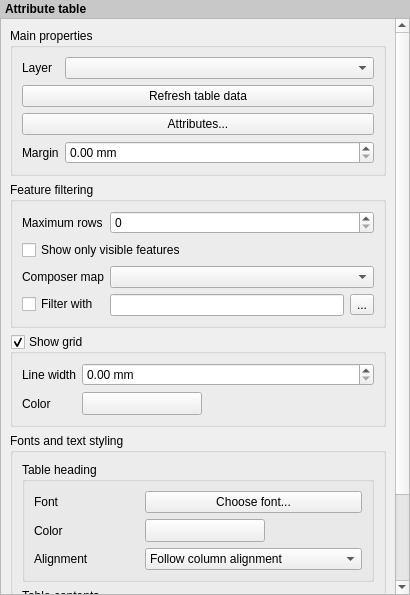
<?xml version="1.0" encoding="UTF-8"?>
<ui version="4.0">
 <class>QgsComposerTableWidgetBase</class>
 <widget class="QWidget" name="QgsComposerTableWidgetBase">
  <property name="geometry">
   <rect>
    <x>0</x>
    <y>0</y>
    <width>410</width>
    <height>595</height>
   </rect>
  </property>
  <property name="windowTitle">
   <string>Attribute Table</string>
  </property>
  <layout class="QVBoxLayout" name="verticalLayout">
   <property name="spacing">
    <number>0</number>
   </property>
   <property name="leftMargin">
    <number>0</number>
   </property>
   <property name="topMargin">
    <number>0</number>
   </property>
   <property name="rightMargin">
    <number>0</number>
   </property>
   <property name="bottomMargin">
    <number>0</number>
   </property>
   <item>
    <widget class="QLabel" name="label">
     <property name="sizePolicy">
      <sizepolicy hsizetype="Preferred" vsizetype="Maximum">
       <horstretch>0</horstretch>
       <verstretch>0</verstretch>
      </sizepolicy>
     </property>
     <property name="styleSheet">
      <string notr="true">padding: 2px; font-weight: bold; background-color: rgb(200, 200, 200);</string>
     </property>
     <property name="text">
      <string>Attribute table</string>
     </property>
    </widget>
   </item>
   <item>
    <widget class="QScrollArea" name="scrollArea">
     <property name="widgetResizable">
      <bool>true</bool>
     </property>
     <widget class="QWidget" name="scrollAreaWidgetContents">
      <property name="geometry">
       <rect>
        <x>0</x>
        <y>0</y>
        <width>392</width>
        <height>711</height>
       </rect>
      </property>
      <layout class="QVBoxLayout" name="mainLayout">
       <item>
        <widget class="QgsCollapsibleGroupBoxBasic" name="groupBox">
         <property name="focusPolicy">
          <enum>Qt::StrongFocus</enum>
         </property>
         <property name="title">
          <string>Main properties</string>
         </property>
         <property name="syncGroup" stdset="0">
          <string notr="true">composeritem</string>
         </property>
         <property name="collapsed" stdset="0">
          <bool>false</bool>
         </property>
         <layout class="QFormLayout" name="formLayout">
          <property name="fieldGrowthPolicy">
           <enum>QFormLayout::AllNonFixedFieldsGrow</enum>
          </property>
          <property name="labelAlignment">
           <set>Qt::AlignLeading|Qt::AlignLeft|Qt::AlignVCenter</set>
          </property>
          <item row="0" column="0">
           <widget class="QLabel" name="mLayerLabel">
            <property name="text">
             <string>Layer</string>
            </property>
            <property name="wordWrap">
             <bool>true</bool>
            </property>
           </widget>
          </item>
          <item row="0" column="1">
           <widget class="QgsMapLayerComboBox" name="mLayerComboBox">
            <property name="sizePolicy">
             <sizepolicy hsizetype="Expanding" vsizetype="Fixed">
              <horstretch>0</horstretch>
              <verstretch>0</verstretch>
             </sizepolicy>
            </property>
           </widget>
          </item>
          <item row="1" column="0" colspan="2">
           <widget class="QPushButton" name="mRefreshPushButton">
            <property name="text">
             <string>Refresh table data</string>
            </property>
           </widget>
          </item>
          <item row="2" column="0" colspan="2">
           <widget class="QPushButton" name="mAttributesPushButton">
            <property name="text">
             <string>Attributes...</string>
            </property>
           </widget>
          </item>
          <item row="3" column="0">
           <widget class="QLabel" name="mMarginLabel">
            <property name="text">
             <string>Margin</string>
            </property>
            <property name="wordWrap">
             <bool>true</bool>
            </property>
            <property name="buddy">
             <cstring>mMarginSpinBox</cstring>
            </property>
           </widget>
          </item>
          <item row="3" column="1">
           <widget class="QDoubleSpinBox" name="mMarginSpinBox">
            <property name="suffix">
             <string> mm</string>
            </property>
           </widget>
          </item>
         </layout>
        </widget>
       </item>
       <item>
        <widget class="QgsCollapsibleGroupBoxBasic" name="groupBox_5">
         <property name="focusPolicy">
          <enum>Qt::StrongFocus</enum>
         </property>
         <property name="title">
          <string>Feature filtering</string>
         </property>
         <property name="syncGroup" stdset="0">
          <string notr="true">composeritem</string>
         </property>
         <property name="collapsed" stdset="0">
          <bool>false</bool>
         </property>
         <layout class="QFormLayout" name="formLayout_3">
          <item row="0" column="0">
           <widget class="QLabel" name="mMaxNumFeaturesLabel">
            <property name="text">
             <string>Maximum rows</string>
            </property>
            <property name="wordWrap">
             <bool>true</bool>
            </property>
            <property name="buddy">
             <cstring>mMaximumColumnsSpinBox</cstring>
            </property>
           </widget>
          </item>
          <item row="0" column="1">
           <widget class="QSpinBox" name="mMaximumColumnsSpinBox">
            <property name="maximum">
             <number>999</number>
            </property>
           </widget>
          </item>
          <item row="1" column="0" colspan="2">
           <widget class="QCheckBox" name="mShowOnlyVisibleFeaturesCheckBox">
            <property name="text">
             <string>Show only visible features</string>
            </property>
           </widget>
          </item>
          <item row="2" column="0">
           <widget class="QLabel" name="mComposerMapLabel">
            <property name="text">
             <string>Composer map</string>
            </property>
            <property name="wordWrap">
             <bool>true</bool>
            </property>
            <property name="buddy">
             <cstring>mComposerMapComboBox</cstring>
            </property>
           </widget>
          </item>
          <item row="2" column="1">
           <widget class="QComboBox" name="mComposerMapComboBox"/>
          </item>
          <item row="3" column="0">
           <widget class="QCheckBox" name="mFeatureFilterCheckBox">
            <property name="text">
             <string>Filter with</string>
            </property>
           </widget>
          </item>
          <item row="3" column="1">
           <layout class="QHBoxLayout" name="horizontalLayout">
            <item>
             <widget class="QLineEdit" name="mFeatureFilterEdit"/>
            </item>
            <item>
             <widget class="QToolButton" name="mFeatureFilterButton">
              <property name="text">
               <string>...</string>
              </property>
              <property name="icon">
               <iconset resource="../../../images/images.qrc">
                <normaloff>:/images/themes/default/mIconExpression.svg</normaloff>:/images/themes/default/mIconExpression.svg</iconset>
              </property>
             </widget>
            </item>
           </layout>
          </item>
         </layout>
         <zorder>mShowOnlyVisibleFeaturesCheckBox</zorder>
         <zorder>mComposerMapLabel</zorder>
         <zorder>mComposerMapComboBox</zorder>
         <zorder>mFeatureFilterCheckBox</zorder>
         <zorder>mMaximumColumnsSpinBox</zorder>
         <zorder>mMaxNumFeaturesLabel</zorder>
        </widget>
       </item>
       <item>
        <widget class="QgsCollapsibleGroupBoxBasic" name="mShowGridGroupCheckBox">
         <property name="title">
          <string>Show grid</string>
         </property>
         <property name="checkable">
          <bool>true</bool>
         </property>
         <property name="syncGroup" stdset="0">
          <string notr="true">composeritem</string>
         </property>
         <property name="collapsed" stdset="0">
          <bool>false</bool>
         </property>
         <layout class="QFormLayout" name="formLayout_2">
          <item row="0" column="0">
           <widget class="QLabel" name="mGridStrokeWidthLabel">
            <property name="text">
             <string>Line width</string>
            </property>
            <property name="wordWrap">
             <bool>true</bool>
            </property>
            <property name="buddy">
             <cstring>mGridStrokeWidthSpinBox</cstring>
            </property>
           </widget>
          </item>
          <item row="0" column="1">
           <widget class="QDoubleSpinBox" name="mGridStrokeWidthSpinBox">
            <property name="suffix">
             <string> mm</string>
            </property>
           </widget>
          </item>
          <item row="1" column="0">
           <widget class="QLabel" name="label_6">
            <property name="text">
             <string>Color</string>
            </property>
           </widget>
          </item>
          <item row="1" column="1">
           <widget class="QgsColorButton" name="mGridColorButton">
            <property name="minimumSize">
             <size>
              <width>120</width>
              <height>0</height>
             </size>
            </property>
            <property name="maximumSize">
             <size>
              <width>120</width>
              <height>16777215</height>
             </size>
            </property>
            <property name="text">
             <string/>
            </property>
           </widget>
          </item>
         </layout>
        </widget>
       </item>
       <item>
        <widget class="QgsCollapsibleGroupBoxBasic" name="groupBox_3">
         <property name="focusPolicy">
          <enum>Qt::StrongFocus</enum>
         </property>
         <property name="title">
          <string>Fonts and text styling</string>
         </property>
         <property name="syncGroup" stdset="0">
          <string notr="true">composeritem</string>
         </property>
         <property name="collapsed" stdset="0">
          <bool>false</bool>
         </property>
         <layout class="QVBoxLayout" name="verticalLayout_2">
          <item>
           <widget class="QGroupBox" name="groupBox_2">
            <property name="title">
             <string>Table heading</string>
            </property>
            <layout class="QGridLayout" name="gridLayout">
             <item row="3" column="1" colspan="2">
              <widget class="QComboBox" name="mHeaderHAlignmentComboBox">
               <property name="sizePolicy">
                <sizepolicy hsizetype="Expanding" vsizetype="Fixed">
                 <horstretch>0</horstretch>
                 <verstretch>0</verstretch>
                </sizepolicy>
               </property>
               <item>
                <property name="text">
                 <string>Follow column alignment</string>
                </property>
               </item>
               <item>
                <property name="text">
                 <string>Left</string>
                </property>
               </item>
               <item>
                <property name="text">
                 <string>Center</string>
                </property>
               </item>
               <item>
                <property name="text">
                 <string>Right</string>
                </property>
               </item>
              </widget>
             </item>
             <item row="3" column="0">
              <widget class="QLabel" name="label_2">
               <property name="text">
                <string>Alignment</string>
               </property>
              </widget>
             </item>
             <item row="2" column="0">
              <widget class="QLabel" name="label_3">
               <property name="text">
                <string>Color</string>
               </property>
              </widget>
             </item>
             <item row="0" column="0">
              <widget class="QLabel" name="label_5">
               <property name="text">
                <string>Font</string>
               </property>
              </widget>
             </item>
             <item row="0" column="1" colspan="2">
              <widget class="QPushButton" name="mHeaderFontPushButton">
               <property name="text">
                <string>Choose font...</string>
               </property>
              </widget>
             </item>
             <item row="2" column="1" colspan="2">
              <widget class="QgsColorButton" name="mHeaderFontColorButton">
               <property name="minimumSize">
                <size>
                 <width>120</width>
                 <height>0</height>
                </size>
               </property>
               <property name="maximumSize">
                <size>
                 <width>120</width>
                 <height>16777215</height>
                </size>
               </property>
               <property name="text">
                <string/>
               </property>
              </widget>
             </item>
            </layout>
           </widget>
          </item>
          <item>
           <widget class="QGroupBox" name="groupBox_4">
            <property name="title">
             <string>Table contents</string>
            </property>
            <layout class="QGridLayout" name="gridLayout_2">
             <item row="1" column="0">
              <widget class="QLabel" name="label_4">
               <property name="text">
                <string>Color</string>
               </property>
              </widget>
             </item>
             <item row="1" column="1" colspan="2">
              <widget class="QgsColorButton" name="mContentFontColorButton">
               <property name="minimumSize">
                <size>
                 <width>120</width>
                 <height>0</height>
                </size>
               </property>
               <property name="maximumSize">
                <size>
                 <width>120</width>
                 <height>16777215</height>
                </size>
               </property>
               <property name="text">
                <string/>
               </property>
              </widget>
             </item>
             <item row="0" column="1" colspan="2">
              <widget class="QPushButton" name="mContentFontPushButton">
               <property name="text">
                <string>Choose font...</string>
               </property>
              </widget>
             </item>
             <item row="0" column="0">
              <widget class="QLabel" name="lblContentsFont">
               <property name="text">
                <string>Font</string>
               </property>
              </widget>
             </item>
            </layout>
           </widget>
          </item>
         </layout>
        </widget>
       </item>
      </layout>
     </widget>
    </widget>
   </item>
  </layout>
 </widget>
 <customwidgets>
  <customwidget>
   <class>QgsCollapsibleGroupBoxBasic</class>
   <extends>QGroupBox</extends>
   <header location="global">qgscollapsiblegroupbox.h</header>
   <container>1</container>
  </customwidget>
  <customwidget>
   <class>QgsMapLayerComboBox</class>
   <extends>QComboBox</extends>
   <header location="global">qgsmaplayercombobox.h</header>
  </customwidget>
  <customwidget>
   <class>QgsColorButton</class>
   <extends>QToolButton</extends>
   <header>qgscolorbutton.h</header>
   <container>1</container>
  </customwidget>
 </customwidgets>
 <tabstops>
  <tabstop>scrollArea</tabstop>
  <tabstop>groupBox</tabstop>
  <tabstop>mLayerComboBox</tabstop>
  <tabstop>mRefreshPushButton</tabstop>
  <tabstop>mAttributesPushButton</tabstop>
  <tabstop>mMarginSpinBox</tabstop>
  <tabstop>groupBox_5</tabstop>
  <tabstop>mMaximumColumnsSpinBox</tabstop>
  <tabstop>mShowOnlyVisibleFeaturesCheckBox</tabstop>
  <tabstop>mComposerMapComboBox</tabstop>
  <tabstop>mFeatureFilterCheckBox</tabstop>
  <tabstop>mFeatureFilterEdit</tabstop>
  <tabstop>mFeatureFilterButton</tabstop>
  <tabstop>mShowGridGroupCheckBox</tabstop>
  <tabstop>mGridStrokeWidthSpinBox</tabstop>
  <tabstop>mGridColorButton</tabstop>
  <tabstop>groupBox_3</tabstop>
  <tabstop>mHeaderFontPushButton</tabstop>
  <tabstop>mHeaderFontColorButton</tabstop>
  <tabstop>mHeaderHAlignmentComboBox</tabstop>
  <tabstop>mContentFontPushButton</tabstop>
  <tabstop>mContentFontColorButton</tabstop>
 </tabstops>
 <resources>
  <include location="../../../images/images.qrc"/>
 </resources>
 <connections/>
</ui>
